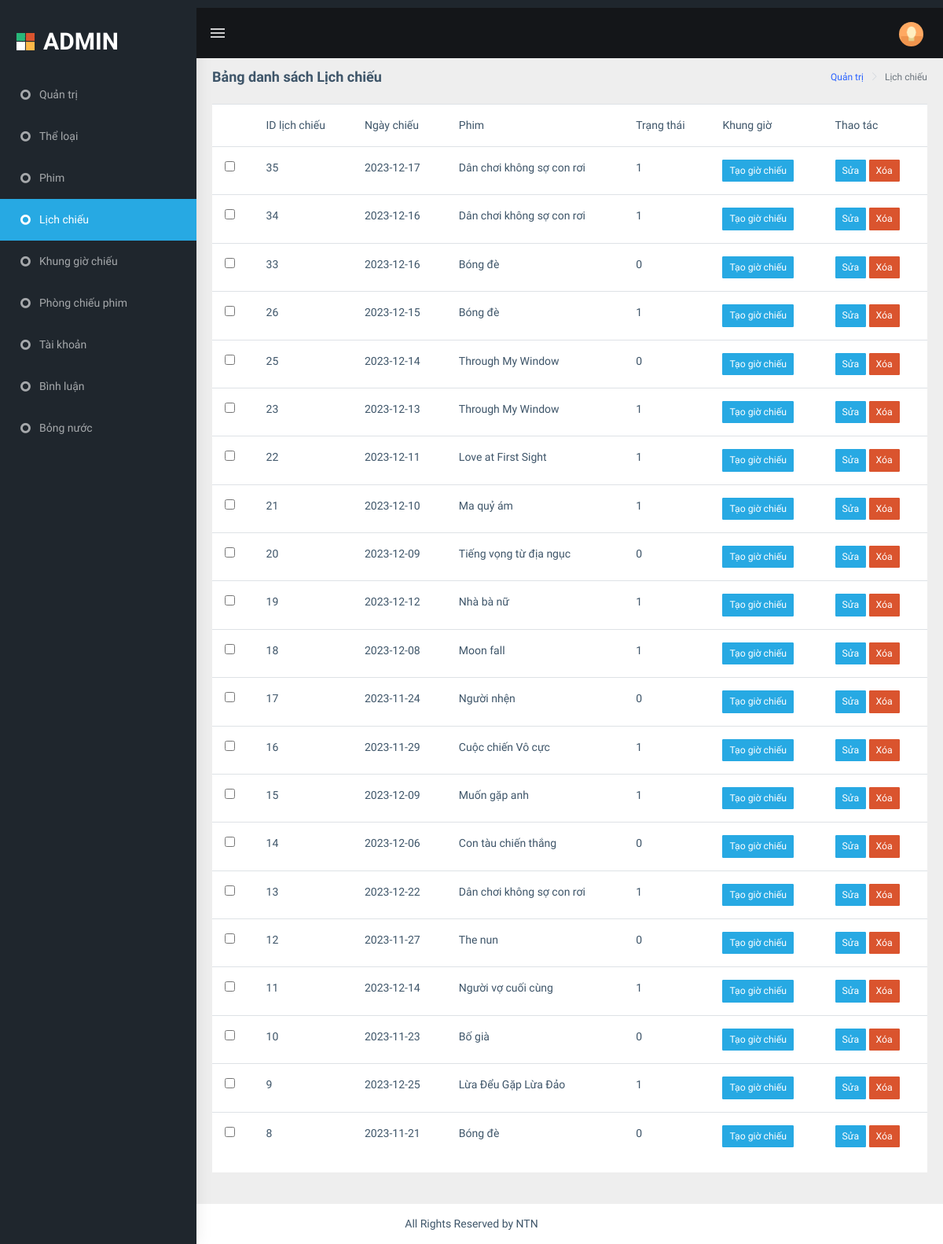
/admin/index.php?act=list_lichchieu, run on an earlier commit of the app's database.
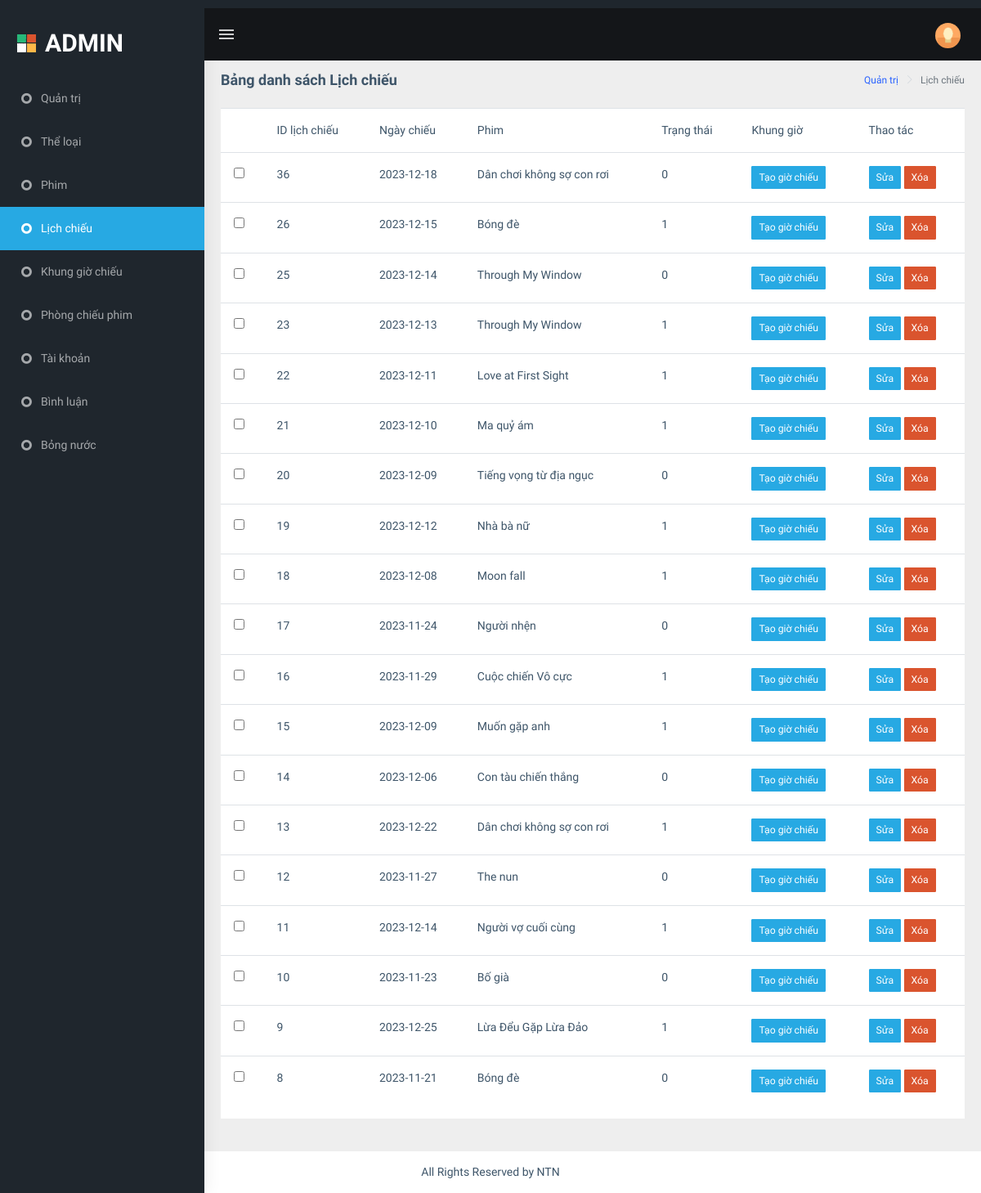
And on a later commit of the database.
### tables this page shows
CREATE TABLE `lich_chieu` (
  `id` int(11) NOT NULL,
  `idphim` int(11) NOT NULL,
  `ngay_chieu` date NOT NULL,
  `trang_thai` tinyint(3) NOT NULL
);

CREATE TABLE `phim` (
  `id` int(11) NOT NULL,
  `name` varchar(255) NOT NULL,
  `traller` varchar(255) NOT NULL,
  `avatar` varchar(255) NOT NULL,
  `mota` text NOT NULL,
  `thoi_luong` varchar(255) NOT NULL,
  `idtl` int(11) NOT NULL,
  `ngaychieu` date NOT NULL,
  `status` varchar(100) NOT NULL
);

### admin/models/pdo.php (called while the page is built, shortened)
<?php
function pdo_get_connection(){
    $dburl = "mysql:host=localhost;dbname=duan11;charset=utf8";
    $username = 'root';
    $password = '';
    $conn = new PDO($dburl, $username, $password);
    $conn->setAttribute(PDO::ATTR_ERRMODE, PDO::ERRMODE_EXCEPTION);
    return $conn;
}
function pdo_query($sql){
    $sql_args = array_slice(func_get_args(), 1);
    try{
        $conn = pdo_get_connection();
        $stmt = $conn->prepare($sql);
        $stmt->execute($sql_args);
        $rows = $stmt->fetchAll();
        return $rows;
    }
    catch(PDOException $e){
        throw $e;
    }
    finally{
        unset($conn);
    }
}

### admin/models/lichchieu.php (called while the page is built, shortened)
<?php
        function loadall_lichchieu(){
            $sql="SELECT lich_chieu.*,phim.name FROM lich_chieu join phim on lich_chieu.idphim=phim.id order by id desc";
            $listlichchieu = pdo_query($sql);
            return $listlichchieu;
        }
?>

### admin/lich_chieu/list.php (the view, shortened to what this page needs)
<div class="page-wrapper">
            <div class="page-breadcrumb">
                <div class="row">
                    <div class="col-12 d-flex no-block align-items-center">
                        <h4 class="page-title">Bảng danh sách Lịch chiếu</h4>
                        <div class="ml-auto text-right">
                            <nav aria-label="breadcrumb">
                                <ol class="breadcrumb">
                                    <li class="breadcrumb-item"><a href="#">Quản trị</a></li>
                                    <li class="breadcrumb-item active" aria-current="page">Lịch chiếu</li>
                                </ol>
                            </nav>
                        </div>
                    </div>
                </div>
            </div>
            <div class="container-fluid">
                <div class="row">
                    <div class="col-12">
                        <div class="card">
                            <table class="table">
                            <tr>
                                <th></th>
                                <th>ID lịch chiếu</th>
                                <th>Ngày chiếu</th>
                                <th> Phim</th>
                                <th>Trạng thái</th>
                                <th>Khung giờ</th>
                                <th>Thao tác</th>
                            </tr>
                            <?php
                                foreach($listlichchieu as $lichchieu){
                                    extract($lichchieu);
                                    $sualich="index.php?act=sualich&id=".$id;
                                    $xoalich="index.php?act=xoalich&id=".$id;
                                    $tao_gio = "index.php?act=tao_gio&id=" . $id;
                                    echo '<tr>
                                        <td><input type="checkbox" name="" id=""></td>
                                        <td>'.$id.'</td>
                                        <td>'.$ngay_chieu.'</td>
                                        <td>'.$name.'</td>
                                        <td>'.$trang_thai.'</td>
                                        <td><a href="'.$tao_gio.'"><input type="button" class="btn btn-cyan btn-sm" value="Tạo giờ chiếu" ></a></td>
                                        <td><a href="'.$sualich.'"><input type="button" class="btn btn-cyan btn-sm" value="Sửa" ></a>
                                        <a onclick="'."return confirm('Bạn có muốn xóa?')".'" href="'.$xoalich.'"><input type="button" value="Xóa" class="btn btn-danger btn-sm"></a></td>
                                        <td style="display: none;">'.$idphim.'</td>
                                    </tr>
                                    ';
                                }
                            ?>
                            </table>
                        </div>
                    </div>
                    </div>
                </div>
            </div>

What changed in the data, as far as the page shows it:
removed lich_chieu: id "35", ngay_chieu "2023-12-17", idphim.name "Dân chơi không sợ con rơi", trang_thai "1"
no longer on this page (row edited): lich_chieu: id "34", ngay_chieu "2023-12-16", idphim.name "Dân chơi không sợ con rơi", trang_thai "1"
removed lich_chieu: id "33", ngay_chieu "2023-12-16", idphim.name "Bóng đè", trang_thai "0"
added lich_chieu: id "36", ngay_chieu "2023-12-18", idphim.name "Dân chơi không sợ con rơi", trang_thai "0"
